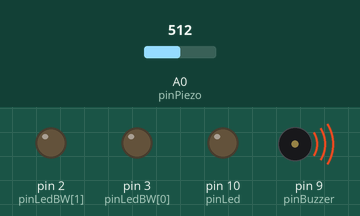
Simulated run of this sketch. Board: Arduino Uno, built with avr-gcc and run on an emulated ATmega328P. On the bench: output pins drawn as LEDs (lit = HIGH), buzzer (waves = sounding). The inputs (shaded band) are chosen by the test bench; at power-on: A0 (pinPiezo) = 512.

Above: at 1.02 s.
1.3 s: A0 (pinPiezo) set to 105
4.3 s: A0 (pinPiezo) set to 94
At 4.7 s:
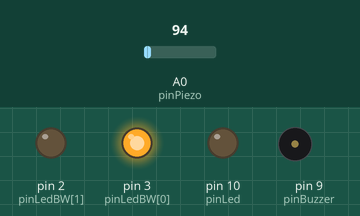
5.9 s: A0 (pinPiezo) set to 110
At 6.32 s:
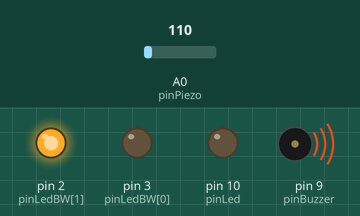
8.9 s: A0 (pinPiezo) set to 90
At 10.7 s:
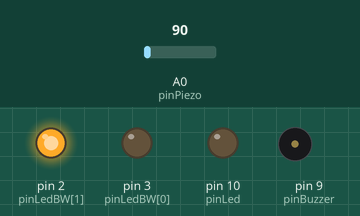
Timing chart, 0 to 12.5 s (numbered marks = the images above; inputs shaded):
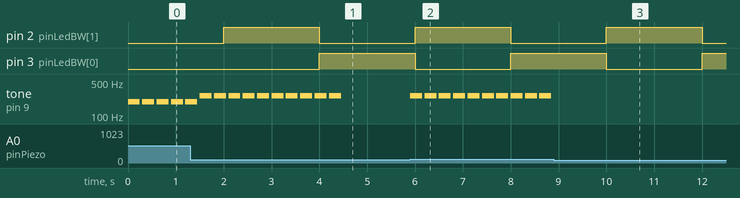

The sketch:

PiezoelectricSensorWithBuzzerLed.ino
```cpp
#include <TimerOne.h>
#include "pitches.h"

const int pinPiezo = A0;
const int thresholdLow = 100, thresholdHigh = 500;
int valuePiezo;
const int secretKnockLockLength = 3;
const int secretKnock[secretKnockLockLength] = {0,1,0};
int secretKnockCount = 0;

//Buzzer variables
const int pinBuzzer = 9;
int melody[] = {
  NOTE_C4, NOTE_G3, NOTE_G3, NOTE_A3, NOTE_G3, 0, NOTE_B3, NOTE_C4
};

// note durations: 4 = quarter note, 8 = eighth note, etc.:
int noteDurations[] = { 4, 8, 8, 4, 4, 4, 4, 4 };

//LED variables
const int pinLed = 10;
int statusLed = 0;
const int pinLedBW[] = {3,2};
volatile unsigned int statusLedBW = 0;

void setup() {
  // put your setup code here, to run once:
  Serial.begin(115200);
  pinMode(pinLed, OUTPUT);

  for(int i=0; i<sizeof(pinLedBW); i++){
    pinMode(pinLedBW[i], OUTPUT);
  }

  Timer1.initialize(2000000); //delay between each interrupt in microseconds (1 sec = 10^6 microsec)
  Timer1.attachInterrupt(ledBWStatus);
}

void loop() {
  // put your main code here, to run repeatedly:
  piezoSensor();
}

void piezoSensor(){
  valuePiezo = analogRead(pinPiezo);

  checkKnock(valuePiezo);

  if(statusLed == 1){
    led(255);
    }else{ led(0); }

  }

void checkKnock(int piezoReading){

//Serial.println(piezoReading);
//delay(100);

  if(piezoReading >= thresholdHigh){
    playBuzzerTone(1);

    if(secretKnock[secretKnockCount] == 1){
      secretKnockCount++;
      }
      else{
        secretKnockCount = 0;
        }
    }else if(piezoReading >= thresholdLow){
      playBuzzerTone(0);

      if(secretKnock[secretKnockCount] == 0){
      secretKnockCount++;
      }
      else{
        secretKnockCount = 0;
        }
      }else if(piezoReading > 0){
        secretKnockCount = 0;
        }

  if(secretKnockCount == secretKnockLockLength){
    statusLed = 1;
    secretKnockCount = 0;
    }
 }

void playBuzzerTone(int toneId){
  tone(pinBuzzer, melody[toneId], 1000/4);
  delay(300);
  noTone(pinBuzzer);
  }

void led(int valueLed){
  analogWrite(pinLed, valueLed);
  if(valueLed > 0) { delay(3000); }
  statusLed = 0;
  }

void ledBWStatus(){
  statusLedBW = !statusLedBW;
  toggleLedBW();
}

void toggleLedBW(){
  int ledHigh, ledLow;
  if(statusLedBW == 0){
    ledHigh = pinLedBW[0];
    ledLow = pinLedBW[1];
  }else{
    ledHigh = pinLedBW[1];
    ledLow = pinLedBW[0];
  }

  digitalWrite(ledHigh, HIGH);
  digitalWrite(ledLow, LOW);
}
```

pitches.h
```cpp
/*************************************************
 * Public Constants
 *************************************************/

#define NOTE_B0  31
#define NOTE_C1  33
#define NOTE_CS1 35
#define NOTE_D1  37
#define NOTE_DS1 39
#define NOTE_E1  41
#define NOTE_F1  44
#define NOTE_FS1 46
#define NOTE_G1  49
#define NOTE_GS1 52
#define NOTE_A1  55
#define NOTE_AS1 58
#define NOTE_B1  62
#define NOTE_C2  65
#define NOTE_CS2 69
#define NOTE_D2  73
#define NOTE_DS2 78
#define NOTE_E2  82
#define NOTE_F2  87
#define NOTE_FS2 93
#define NOTE_G2  98
#define NOTE_GS2 104
#define NOTE_A2  110
#define NOTE_AS2 117
#define NOTE_B2  123
#define NOTE_C3  131
#define NOTE_CS3 139
#define NOTE_D3  147
#define NOTE_DS3 156
#define NOTE_E3  165
#define NOTE_F3  175
#define NOTE_FS3 185
#define NOTE_G3  196
#define NOTE_GS3 208
#define NOTE_A3  220
#define NOTE_AS3 233
#define NOTE_B3  247
#define NOTE_C4  262
#define NOTE_CS4 277
#define NOTE_D4  294
#define NOTE_DS4 311
#define NOTE_E4  330
#define NOTE_F4  349
#define NOTE_FS4 370
#define NOTE_G4  392
#define NOTE_GS4 415
#define NOTE_A4  440
#define NOTE_AS4 466
#define NOTE_B4  494
#define NOTE_C5  523
#define NOTE_CS5 554
#define NOTE_D5  587
#define NOTE_DS5 622
#define NOTE_E5  659
#define NOTE_F5  698
#define NOTE_FS5 740
#define NOTE_G5  784
#define NOTE_GS5 831
#define NOTE_A5  880
#define NOTE_AS5 932
#define NOTE_B5  988
#define NOTE_C6  1047
#define NOTE_CS6 1109
#define NOTE_D6  1175
#define NOTE_DS6 1245
#define NOTE_E6  1319
#define NOTE_F6  1397
#define NOTE_FS6 1480
#define NOTE_G6  1568
#define NOTE_GS6 1661
#define NOTE_A6  1760
#define NOTE_AS6 1865
#define NOTE_B6  1976
#define NOTE_C7  2093
#define NOTE_CS7 2217
#define NOTE_D7  2349
#define NOTE_DS7 2489
#define NOTE_E7  2637
#define NOTE_F7  2794
#define NOTE_FS7 2960
#define NOTE_G7  3136
#define NOTE_GS7 3322
#define NOTE_A7  3520
#define NOTE_AS7 3729
#define NOTE_B7  3951
#define NOTE_C8  4186
#define NOTE_CS8 4435
#define NOTE_D8  4699
#define NOTE_DS8 4978
```

Measured:
- the behaviour switches between 100 and 99 on A0 (pinPiezo) (found by bisection; images 0 and 1)
- after the input at 4.3 s, tone on pin 9 (pinBuzzer): goes on until 4.5 s, then stays silent
- after the input at 5.9 s, tone on pin 9 (pinBuzzer): alternates 262 Hz for 0.25 s and silent for 0.05 s, starting at once
- after the input at 8.9 s, tone on pin 9 (pinBuzzer): stops changing and stays silent
- by itself, tone on pin 9 (pinBuzzer): alternates 262 Hz for 0.25 s and silent for 0.05 s
